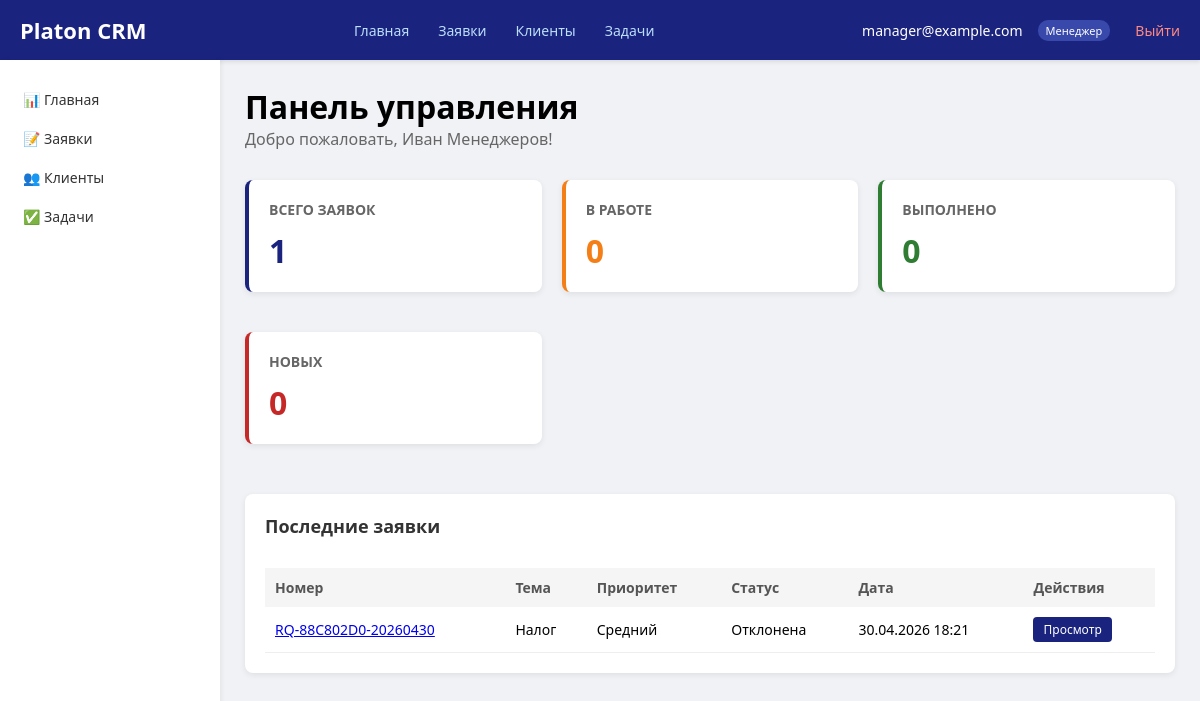
Page / (signed in) on the committed database.
### mainapp/models.py (models this page shows, shortened)
class User(AbstractUser):
    ROLE_CHOICES = (
        ('client', 'Клиент'),
        ('manager', 'Менеджер'),
        ('admin', 'Администратор'),
    )
    role = models.CharField(max_length=10, choices=ROLE_CHOICES, default='client')
    email = models.EmailField(unique=True)
    phone = models.CharField(max_length=20, blank=True)
    telegram_id = models.CharField(max_length=50, blank=True)
    groups = models.ManyToManyField(
        'auth.Group',
        verbose_name='groups',
        blank=True,
        help_text='The groups this user belongs to.',
        related_name="mainapp_user_groups",
        related_query_name="user",
    )
    user_permissions = models.ManyToManyField(
        'auth.Permission',
        verbose_name='user permissions',
        blank=True,
        help_text='Specific permissions for this user.',
        related_name="mainapp_user_permissions",
        related_query_name="user",
    )
    USERNAME_FIELD = 'email'
    REQUIRED_FIELDS = ['username']

class ServiceRequest(models.Model):
    STATUS_CHOICES = (
        ('new', 'Новая'),
        ('in_progress', 'В работе'),
        ('on_approval', 'На согласовании'),
        ('completed', 'Выполнена'),
        ('rejected', 'Отклонена'),
    )
    PRIORITY_CHOICES = (
        ('low', 'Низкий'),
        ('medium', 'Средний'),
        ('high', 'Высокий'),
        ('critical', 'Критический'),
    )
    number = models.CharField(max_length=20, unique=True, editable=False)
    client = models.ForeignKey(Client, on_delete=models.CASCADE, related_name='requests')
    manager = models.ForeignKey(User, on_delete=models.SET_NULL, null=True, blank=True, related_name='assigned_requests')
    responsible = models.ForeignKey(User, on_delete=models.SET_NULL, null=True, blank=True, related_name='responsible_for')
    topic = models.CharField(max_length=255)
    description = models.TextField()
    priority = models.CharField(max_length=10, choices=PRIORITY_CHOICES, default='medium')
    status = models.CharField(max_length=20, choices=STATUS_CHOICES, default='new')
    created_at = models.DateTimeField(auto_now_add=True)
    updated_at = models.DateTimeField(auto_now=True)

### mainapp/views.py (the view)
# urls.py: path('', views.dashboard, name='dashboard'),
@login_required
def dashboard(request):
    user = request.user
    requests = ServiceRequest.objects.none()
    try:
        if user.role == 'client' and hasattr(user, 'client_profile'):
            requests = ServiceRequest.objects.filter(client=user.client_profile)
        elif user.role == 'manager':
            requests = ServiceRequest.objects.filter(client__manager=user)
        elif user.role == 'admin':
            requests = ServiceRequest.objects.all()
    except Exception:
        messages.warning(request, 'Ошибка загрузки данных.')
    context = {
        'requests': requests,
        'new_count': requests.filter(status='new').count(),
        'in_progress_count': requests.filter(status='in_progress').count(),
        'completed_count': requests.filter(status='completed').count(),
    }
    return render(request, 'mainapp/dashboard.html', context)

### mainapp/templates/mainapp/dashboard.html (shortened to what this page needs)
{% extends 'mainapp/base.html' %}
{% block content %}
<h1>Панель управления</h1>
<p style="color: #666; margin-bottom: 30px;">Добро пожаловать, {{ user.get_full_name|default:user.email }}!</p>
<div style="display: grid; grid-template-columns: repeat(auto-fit, minmax(220px, 1fr)); gap: 20px; margin-bottom: 30px;">
    <div class="card" style="border-left: 4px solid #1a237e;">
        <h3 style="color: #666; font-size: 14px; margin-bottom: 10px;">ВСЕГО ЗАЯВОК</h3>
        <p style="font-size: 32px; font-weight: bold; color: #1a237e;">{{ requests.count }}</p>
    </div>
    <div class="card" style="border-left: 4px solid #f57f17;">
        <h3 style="color: #666; font-size: 14px; margin-bottom: 10px;">В РАБОТЕ</h3>
        <p style="font-size: 32px; font-weight: bold; color: #f57f17;">{{ in_progress_count }}</p>
    </div>
    <div class="card" style="border-left: 4px solid #2e7d32;">
        <h3 style="color: #666; font-size: 14px; margin-bottom: 10px;">ВЫПОЛНЕНО</h3>
        <p style="font-size: 32px; font-weight: bold; color: #2e7d32;">{{ completed_count }}</p>
    </div>
    <div class="card" style="border-left: 4px solid #c62828;">
        <h3 style="color: #666; font-size: 14px; margin-bottom: 10px;">НОВЫХ</h3>
        <p style="font-size: 32px; font-weight: bold; color: #c62828;">{{ new_count }}</p>
    </div>
</div>
<div class="card">
    <div class="flex-between mb-15">
        <h2>Последние заявки</h2>
    </div>
    <table>
        <thead>
            <tr>
                <th>Номер</th>
                <th>Тема</th>
                <th>Приоритет</th>
                <th>Статус</th>
                <th>Дата</th>
                <th>Действия</th>
            </tr>
        </thead>
        <tbody>
            {% for req in requests|slice:":10" %}
            <tr>
                <td><a href="{% url 'request_detail' req.pk %}">{{ req.number }}</a></td>
                <td>{{ req.topic }}</td>
                <td>{{ req.get_priority_display }}</td>
                <td>{{ req.get_status_display }}</td>
                <td>{{ req.created_at|date:"d.m.Y H:i" }}</td>
                <td>
                    <a href="{% url 'request_detail' req.pk %}" class="btn btn-blue btn-sm">Просмотр</a>
                </td>
            </tr>
            {% empty %}
            <tr>
                <td colspan="6" class="text-center">Нет заявок</td>
            </tr>
            {% endfor %}
        </tbody>
    </table>
</div>
{% endblock %}

### mainapp/templates/mainapp/base.html (shortened to what this page needs)
<!DOCTYPE html>
<html lang="ru">
<head>
</head>
<body>
    <header class="header">
        <a href="{% url 'dashboard' %}" class="logo">Platon CRM</a>
        <nav>
            <ul class="nav">
                <li><a href="{% url 'dashboard' %}">Главная</a></li>
                <li><a href="{% url 'request_list' %}">Заявки</a></li>
                <li><a href="{% url 'client_list' %}">Клиенты</a></li>
                {% if user.role == 'admin' or user.role == 'manager' %}
                <li><a href="{% url 'task_create' %}">Задачи</a></li>
                {% endif %}
            </ul>
        </nav>
        <div class="user-info">
            <span>{{ user.email }}</span>
            <span class="role-badge">
                {% if user.is_superuser %}
                    👑 Администратор
                {% elif user.role == 'admin' %}
                    Администратор
                {% elif user.role == 'manager' %}
                    Менеджер
                {% elif user.role == 'client' %}
                    Клиент
                {% else %}
                    {{ user.get_role_display }}
                {% endif %}
            </span>
            <a href="{% url 'logout' %}" class="logout">Выйти</a>
        </div>
    </header>
    <div class="container">
        <aside class="sidebar">
            <ul>
                <li><a href="{% url 'dashboard' %}">📊 Главная</a></li>
                <li><a href="{% url 'request_list' %}">📝 Заявки</a></li>
                <li><a href="{% url 'client_list' %}">👥 Клиенты</a></li>
                {% if user.role == 'admin' or user.role == 'manager' %}
                <li><a href="{% url 'task_create' %}">✅ Задачи</a></li>
                {% endif %}
            </ul>
        </aside>
        <main class="main">
            {% block content %}
            {% endblock %}
        </main>
    </div>
</body>
</html>

### mainapp/templates/mainapp/base.html (style rules this page uses)
* { margin: 0; padding: 0; box-sizing: border-box; }
body { font-family: 'Segoe UI', Tahoma, Geneva, Verdana, sans-serif; background-color: #f0f2f5; min-height: 100vh; }
.header { background-color: #1a237e; color: white; padding: 0 20px; display: flex; justify-content: space-between; align-items: center; height: 60px; box-shadow: 0 2px 4px rgba(0,0,0,0.1); }
.header .logo { font-size: 22px; font-weight: bold; color: white; text-decoration: none; }
.header .nav { display: flex; gap: 5px; list-style: none; }
.header .nav a { color: #bbdefb; text-decoration: none; padding: 8px 12px; border-radius: 4px; font-size: 14px; }
.header .user-info { display: flex; align-items: center; gap: 15px; font-size: 14px; }
.header .logout { color: #ff8a80; text-decoration: none; margin-left: 10px; }
.role-badge { background-color: #3949ab; padding: 3px 8px; border-radius: 10px; font-size: 11px; }
.container { display: flex; min-height: calc(100vh - 60px); }
.sidebar { width: 220px; background-color: white; padding: 20px 0; box-shadow: 2px 0 4px rgba(0,0,0,0.05); }
.sidebar ul { list-style: none; }
.sidebar a { display: block; padding: 10px 20px; color: #333; text-decoration: none; font-size: 14px; border-left: 3px solid transparent; }
.main { flex: 1; padding: 25px; }
.card { background-color: white; border-radius: 8px; box-shadow: 0 2px 6px rgba(0,0,0,0.08); padding: 20px; margin-bottom: 20px; }
.card h2 { margin-bottom: 15px; font-size: 18px; color: #333; }
.btn { padding: 8px 18px; border: none; border-radius: 4px; cursor: pointer; text-decoration: none; display: inline-block; font-size: 14px; color: white; }
.btn-blue { background-color: #1a237e; }
.btn-sm { padding: 4px 10px; font-size: 12px; }
table { width: 100%; border-collapse: collapse; }
th { background-color: #f5f5f5; padding: 10px; text-align: left; font-size: 14px; color: #555; }
td { padding: 10px; border-bottom: 1px solid #eee; font-size: 14px; }
.mb-15 { margin-bottom: 15px; }
.flex-between { display: flex; justify-content: space-between; align-items: center; }

### rows in the picture
User: email "manager@example.com", get_full_name "Иван Менеджеров"
ServiceRequest: number "RQ-88C802D0-20260430", topic "Налог", priority "Средний", status "Отклонена", created_at "30.04.2026 18:21"

### other values in the picture
{{ requests.count }} "1"
{{ in_progress_count }} "0"
{{ completed_count }} "0"
{{ new_count }} "0"
